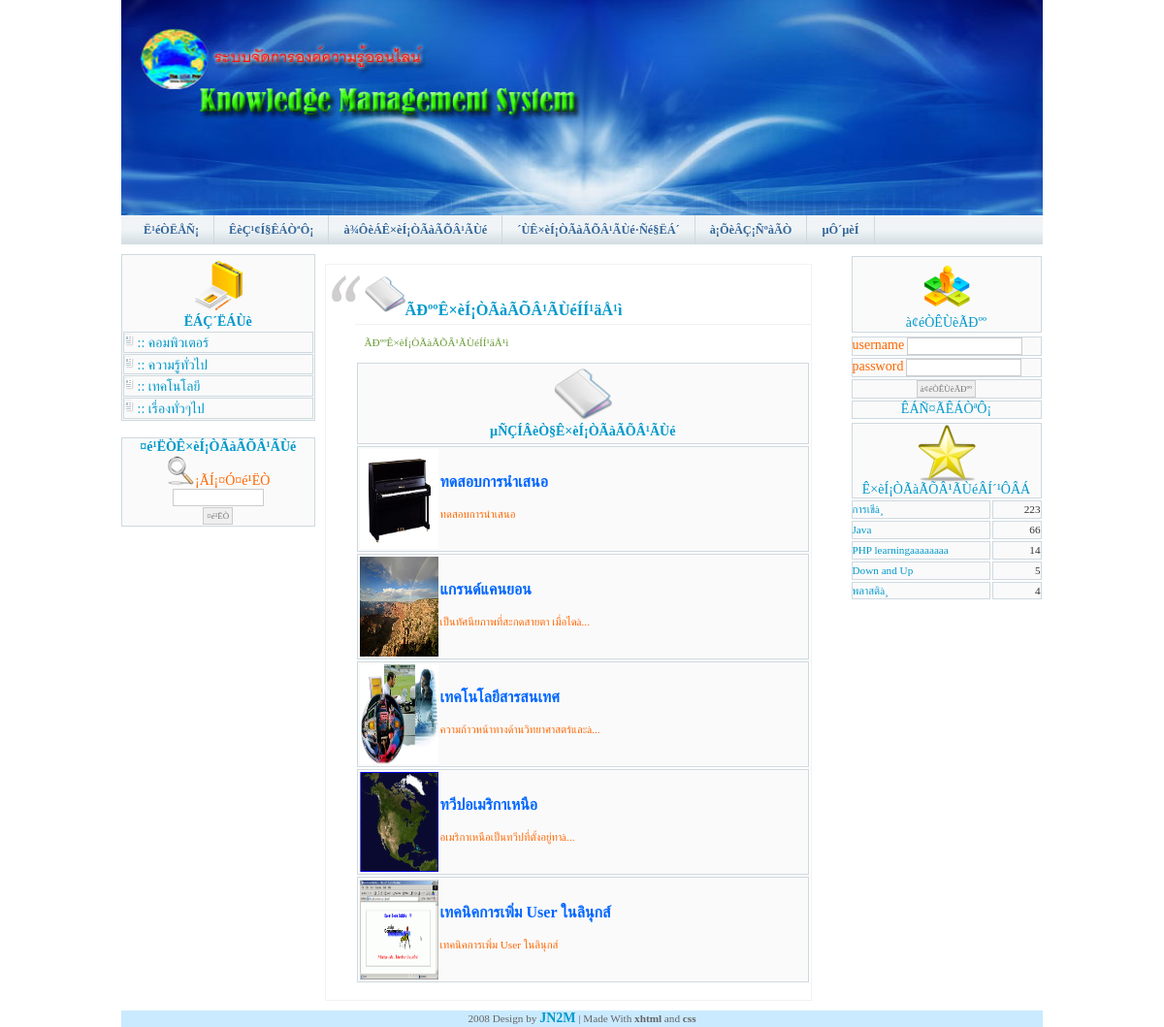
The page / on the database its author committed.
### tables this page shows
CREATE TABLE `elearningtype` (
  `etypeid` int(2) NOT NULL auto_increment,
  `etypename` varchar(50) NOT NULL,
  PRIMARY KEY  (`etypeid`)
);

CREATE TABLE `elearning` (
  `eid` int(5) NOT NULL auto_increment,
  `etypeid` int(2) NOT NULL,
  `etopic` varchar(50) NOT NULL,
  `edetail` varchar(500) NOT NULL,
  `eowner` varchar(50) NOT NULL,
  `eadddate` datetime NOT NULL,
  `evote` int(10) NOT NULL,
  `estatus` varchar(10) NOT NULL,
  `erate` int(2) NOT NULL,
  `eaddip` varchar(18) NOT NULL,
  PRIMARY KEY  (`eid`)
);

CREATE TABLE `filedb` (
  `fileid` int(11) NOT NULL auto_increment,
  `filename` varchar(80) NOT NULL,
  `extenfile` varchar(10) NOT NULL,
  `filetype` varchar(10) NOT NULL,
  `eid` int(11) NOT NULL,
  PRIMARY KEY  (`fileid`)
);

### indexpage.php (the view, shortened to what this page needs)
<?php
	$sql = "SELECT * FROM elearning where estatus='accept' order by eid DESC limit 0,5";
	$result = mysql_query($sql);
?>
    			    <blockquote>
		  <h1><img src="icon/generic_alt.png" width="42" height="42" />ÃÐººÊ×èÍ¡ÒÃàÃÕÂ¹ÃÙéÍÍ¹äÅ¹ì</h1>
<p class="quote">ÃÐººÊ×èÍ¡ÒÃàÃÕÂ¹ÃÙéÍÍ¹äÅ¹ì</p>
<table width="100%" height="117" border="0">
  <tr>
    <td height="82" class="form"><div align="center" class="style1"><strong><img src="icon/generic_alt.png" width="60" height="60" /><br />
      µÑÇÍÂèÒ§Ê×èÍ¡ÒÃàÃÕÂ¹ÃÙé</strong></div></td>
  </tr>
   <?php
			 while($row = mysql_fetch_array($result)){
					 $eid = $row['eid'];
					 $edetail = $row['edetail'];
					 $etopic = $row['etopic'];
					 if(strlen($edetail)>100){
					 $edetail = substr($edetail,0,100)."...";
					 }
	?>
  <tr>
    <td height="29" class="form">
        <table width="100%" border="0">
          <tr>
            <td width="14%"><?php
				$sql="SELECT * FROM filedb WHERE  filetype='pic' and eid=$eid";
				$result2 = mysql_query($sql);
				$numfile = mysql_num_rows($result2);
				if($numfile==0){
					$showpicfile = "nopic.jpg";
				}else{
					$tmp = mysql_fetch_array($result2);
					$showpicfile = $tmp['filename'];
				}
		?>
                <img src="picupload/<?php echo $showpicfile; ?>" alt="ÀÒ¾Ê×èÍ¡ÒÃàÃÕÂ¹ÃÙé" width="81" height="103" /></td>
            <td width="86%"><font color="#0066FF" size="3px"><b><?php echo $etopic; ?></b></font><br />
              <br />
            <font color="#FF6600"><?php echo $edetail; ?></font></td>
          </tr>
        </table>
        </td>
  </tr>
  <?php
  		}
  ?>
</table>
	  </blockquote>

### index.php (shortened to what this page needs)
<!DOCTYPE html PUBLIC "-//W3C//DTD XHTML 1.0 Transitional//EN" "http://www.w3.org/TR/xhtml1/DTD/xhtml1-transitional.dtd">
<html xmlns="http://www.w3.org/1999/xhtml">
<head>
<link rel="stylesheet" href="temcss.css" type="text/css" />
</head>
<body>
<div id="wrap">
<?php
	include('header.php');
?>
<div id="sidebar">
<?php
  	include('egroup.php');
?>
</div>
<div id="main">
<?php
	if($page=="index"){
		$pageurl="indexpage.php";
	}else if($page=="member"){
		$pageurl="bookmark.php";
	}else if($page=="add"){
		$pageurl="addelearningpage.php";
	}else if($page=="view"){
		$pageurl="listelearning.php";
	}else if($page=="about"){
		$pageurl="about.php";
	}else if($page=="contact"){
		$pageurl="contact.php";
	}else if($page=="editprofile"){
		$pageurl="editprofile.php";
	}else if($page=="message"){
		$pageurl="managemessage.php";
	}else if($page=="test"){
		$pageurl="contact.php";
	}else if($page=="addfile"){
		$pageurl="webcontrol/addfile.php";
	}else if($page=="viewgroup"){
		$pageurl="viewgroup.php";
	}else{
		$pageurl="indexpage.php";
	}
	include($pageurl);
?>
</div>
<div id="rightbar">
   <?php
	include('loginmenu.php');
	include('topeleaning.php');
?>
</div>
<?php
	include('footer.php');
?>
</div>
</body>
</html>

### header.php (shortened to what this page needs)
<div align="center"><img src="images/head.jpg" width="100%" height="222" /></div>
<div id="menu">
		<ul>
			<li id="current"><a href="index.php?page=index">Ë¹éÒËÅÑ¡</a></li>
		  <li><a href="index.php?page=member">ÊèÇ¹¢Í§ÊÁÒªÔ¡</a></li>
		  <li><a href="index.php?page=add">à¾ÔèÁÊ×èÍ¡ÒÃàÃÕÂ¹ÃÙé</a></li>
		  <li><a href="index.php?page=view">´ÙÊ×èÍ¡ÒÃàÃÕÂ¹ÃÙé·Ñé§ËÁ´  </a></li>
		  <li><a href="index.php?page=about">à¡ÕèÂÇ¡ÑºàÃÒ </a></li>
		  <li><a href="index.php?page=contact">µÔ´µèÍ </a></li>
	  </ul>
</div>

### egroup.php (shortened to what this page needs)
<div align="center"><span class="style1">
<table width="100%" border="0" cellspacing="1" class="form">
  <tr>
    <td><div align="center"><span class="style1"><img src="icon/portafolio.png" alt="ËÁÇ´ËÁÙè" width="60" height="60" /><br />
              <strong>ËÁÇ´ËÁÙè</strong></span></div></td>
  </tr>
  <?php
	$sql = "SELECT * FROM elearningtype";
	$result = mysql_query($sql);
	while($row = mysql_fetch_array($result)){
   				$ename = $row["etypename"];
				$etypeid = $row["etypeid"];
   				$show = '<tr>';
    			$show.= '<td  class="form"><div align="lett"><img src="images/news.gif"> :: <a href="index.php?page=viewgroup&group='.$etypeid.'">'.$ename.'</a></div></td>';
  				$show.= '</tr>';
				echo $show;
				}
   		 ?>
</table>
<br />
</span>
</div>
<form name="fsearch" id="fsearch" method="get" action="search.php">
<table width="100%" border="0" cellspacing="1" class="form">
  <tr>
    <td ><div align="center">
        <span class="style2"><span class="style1"><strong>¤é¹ËÒÊ×èÍ¡ÒÃàÃÕÂ¹ÃÙé</strong><br />
        <img src="icon/Search.png" alt="ËÁÇ´ËÁÙè" width="30" height="30" /></span>¡ÃÍ¡¤Ó¤é¹ËÒ</span>
        <input name="txtsearch" type="text" id="txtsearch" size="15">
      </div></td>
  </tr>
  <tr>
    <td ><div align="center">
      <input name="Submit" type="submit" value="¤é¹ËÒ">
    </div></td>
  </tr>
</table>
</form>

### loginmenu.php (shortened to what this page needs)
<table width="200" border="0">
  <tr>
    <td class="form"><div align="center" class="style1"><img src="icon/varios.png" alt="login" width="60" height="60" /><br />
        à¢éÒÊÙèÃÐºº</div></td>
  </tr>
</table>
<div id="showlogin">
<?php
			if(!isset($_SESSION["username"])){
?>
<form id="login" name="login" method="post" action='webcontrol/chklogin.php' >
  <table width="200" border="0">
    <tr>
      <td class="form"><div align="left"> <span class="style2">username</span>
              <input type="text" name="username" id="username" />
      </div></td>
    </tr>
    <tr>
      <td class="form"><span class="style2">password</span>
          <input type="password" name="password" id="password" />      </td>
    </tr>
    <tr>
      <td class="form"><div align="center">
          <input type="submit" name="button" id="button" value="à¢éÒÊÙèÃÐºº" onclick="return checklogin(login)" />
      </div></td>
    </tr>
    <tr>
      <td class="form"><div align="center"><a href="register.php" class="style1">ÊÁÑ¤ÃÊÁÒªÔ¡</a></div></td>
    </tr>
  </table>
</form>
<?php
		}else if($_SESSION["status"]=="admin"){
		$username = $_SESSION["username"];
?>
<form id="login" name="login" method="post" action="logout.php">
  <table width="200" border="0">
    <tr>
      <td class="form"><p align="center">ÂÔ¹´ÕµéÍ¹ÃÑº¤Ø³<br>
      <?php
      		echo "$username";
	  ?>
	  <br />
      <a href="admin/index.php">à¢éÒÊÙèË¹éÒ¼Ùé´ÙáÅ</a></p>
        <p align="center">
        <input type="submit" name="button" id="button" value="Logout">
      </p></td>
    </tr>
  </table>
</form>
<?php
}
?>
</div>

### topeleaning.php (shortened to what this page needs)
<?php
		$sql = "SELECT  etopic , evote, eid FROM   elearning  ORDER BY evote DESC LIMIT 5 ";
		$rs = mysql_query($sql);
?>
<table width="200" border="0">
  <tr>
    <td colspan="2" class="form"><div align="center"><img src="icon/Favourites.png" width="60" height="60" /><br />
            <span class="style1">Ê×èÍ¡ÒÃàÃÕÂ¹ÃÙéÂÍ´¹ÔÂÁ</span><br />
    </div></td>
  </tr>
    <?php
			while($row = mysql_fetch_array($rs)){
     			$topic =  $row["etopic"] ;
				$vote =  $row["evote"] ;
				$eid = $row["eid"];
				if(strlen($topic)>20){
					$topic = substr($topic,0,20);
				}
				$show = '<tr>';
    			$show.= '<td width="141" class="form"><a href="viewelearning.php?eid='.$eid.'">'.$topic.'</a></td>';
    			$show.= '<td width="49" class="form"><div align="right">'.$vote.'</div></td>';
  				$show.= '</tr>';
				echo $show;
}
?>
</table>

### footer.php (shortened to what this page needs)
<table width="100%" border="0" cellpadding="0" cellspacing="0" bgcolor="#CAEAFF">
  <tr>
    <td><div id="footer">
      <div id="footer-content">
        <div id="footer-left">
          <div align="center">2008 Design by <strong class="style1">JN2M</strong> | Made With <strong>xhtml</strong> and <strong>css</strong></div>
        </div>
      </div>
    </div></td>
  </tr>
</table>

### temcss.css (style rules this page uses)
* { margin:0; padding: 0; }
img { border: none; }
body { margin: 0; padding: 0; font: 70%/1.5em MS Sans Serif,tahoma; color: #333; background: #FFF url(../images/blank.jpg) repeat-x; text-align: center; height:100%; }
html { background: url(images/footer.gif) repeat-x fixed bottom; }
a { color: #0099cb; background-color: inherit; text-decoration: none; }
h1, h2, h3 { font-family: MS Sans Serif,tahoma; font-weight: Bold; }
h1 { font-size: 145%; padding: 10px 10px 5px 10px; color: #0099cb; background-color: inherit; border-bottom: 1px solid #EFF0F1; }
h2, h3, p { padding: 10px; margin: 0; }
ul, ol { margin: 10px 20px; padding: 0 20px; }
blockquote { margin: 10px; padding: 0 0 0 30px; background: url(images/quote.gif) no-repeat 5px 10px !important; background-position: 8px 10px; border: 1px solid #f2f2f2; }
.form { border: 1px solid #CED9DF; background-color: #FAFAFA; }
input { padding: 3px; border:1px solid #ccc; font: normal 0.8em MS Sans Serif,tahoma; color:#777; }
#wrap { margin: 0 auto; padding: 0; width:950px; text-align: left; }
#menu { clear: both; height: 30px; background: #CED9DD url(images/menu.jpg) repeat-x; margin-bottom: 10px; font: bolder 1.1em/30px MS Sans Serif,tahoma,Verdana; }
#menu ul { margin: 0; padding: 0 0 0 8px; }
#menu ul li { float: left; list-style: none; border-right: 1px solid #CED9DF; }
#menu ul li a { display: block; text-decoration: none; padding: 0 15px; color: #336699; }
#sidebar { float: left; width:21%; margin: 0; padding: 0; display: inline; }
.quote { color: #669933; }
#rightbar { float: right; width: 21%; padding: 0; margin: 0; }
#main { float: left; margin: 0; padding: 0; width: 55%; }
#footer { clear: both; color: #666666; padding: 0; }
#footer-content { margin: 0 auto; width: 80%; }

### egroup.php (style rules this page uses)
.style2 { font-size: 14px }

### loginmenu.php (style rules this page uses)
.style2 { color: #FF6600 }

### rows shown on the page
elearningtype: etypename "คอมพิวเตอร์"
elearningtype: etypename "ความรู้ทั่วไป"
elearningtype: etypename "เทคโนโลยี"
elearningtype: etypename "เรื่องทั่วๆไป"
elearning: filedb.filename (picture), etopic "ทดสอบการนำเสนอ", edetail "ทดสอบการนำเสนอ"
elearning: filedb.filename (picture), etopic "แกรนด์แคนยอน", edetail "เป็นทัศนียภาพที่สะกดสายตา เมื่อไดà..."
elearning: filedb.filename (picture), etopic "เทคโนโลยีสารสนเทศ", edetail "ความก้าวหน้าทางด้านวิทยาศาสตร์และà..."
elearning: filedb.filename (picture), etopic "ทวีปอเมริกาเหนือ", edetail "อเมริกาเหนือเป็นทวีปที่ตั้งอยู่ทาà..."
elearning: filedb.filename (picture), etopic "เทคนิคการเพิ่ม User ในลินุกส์", edetail "เทคนิคการเพิ่ม User ในลินุกส์"
elearning: etopic "การเขีà¸", evote "223"
elearning: etopic "Java", evote "66"
elearning: etopic "PHP learningaaaaaaaa", evote "14"
elearning: etopic "Down and Up", evote "5"
elearning: etopic "พลาสติà¸", evote "4"
